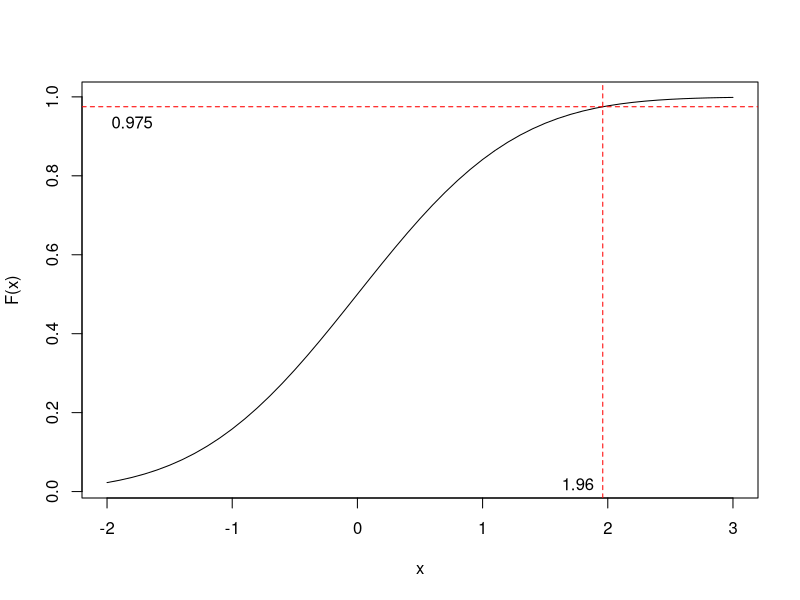

Reproduce this figure in R.
# 2.5. a) The variance of Hypergeometric distrubution
n <- 3 # draws without replacement
a <- 2 # the number of successes in the large population 
N <- 20 # elements in the large population 
variance <- n * a*(N-a)*(N-n)/N^2/(N-1)
variance
sqrt(variance)
  # P(X=0)
  dhyper(0,2,18,3)  
  dpois(5, 1.6)
  ppois(8, 8)

  
# 2.9. 
  xSeq <- seq(-2,3, by=0.1)
  mean <- 0
  sd <- 1
  probability <- 0.975
  quantile <- qnorm(probability,mean,sd)
  cdfX <- pnorm(xSeq, mean = mean, sd = sd)
  plot(xSeq, cdfX, type="l",xlab="x", ylab="F(x)")
  abline(h=probability, col="red", lty=2)  
  abline(v=quantile, col="red", lty=2)  
  text(-1.8,probability-0.04, probability )
  text(quantile-0.2,0.02, round(quantile, digits=2) )  
  